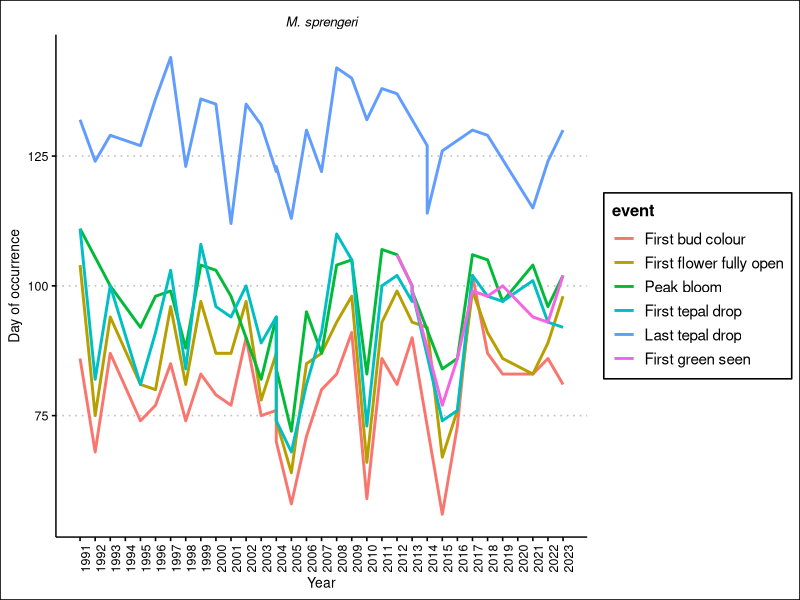
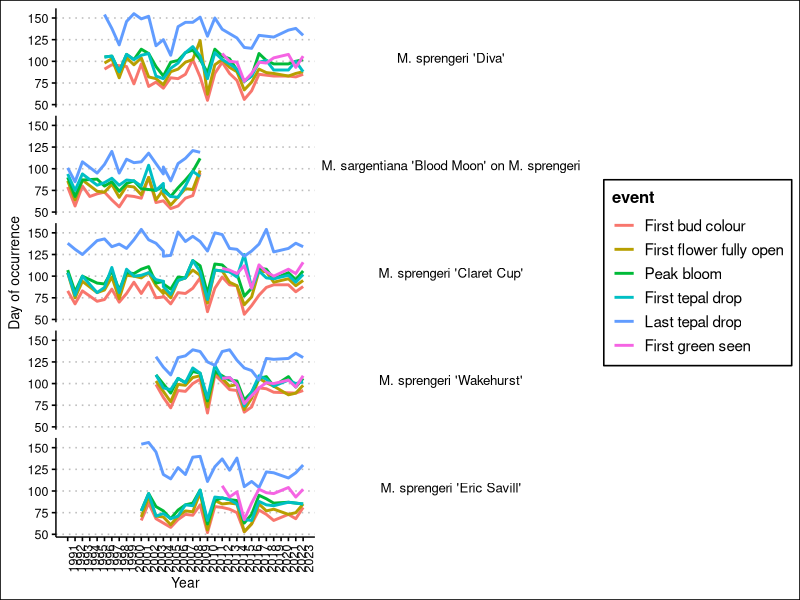
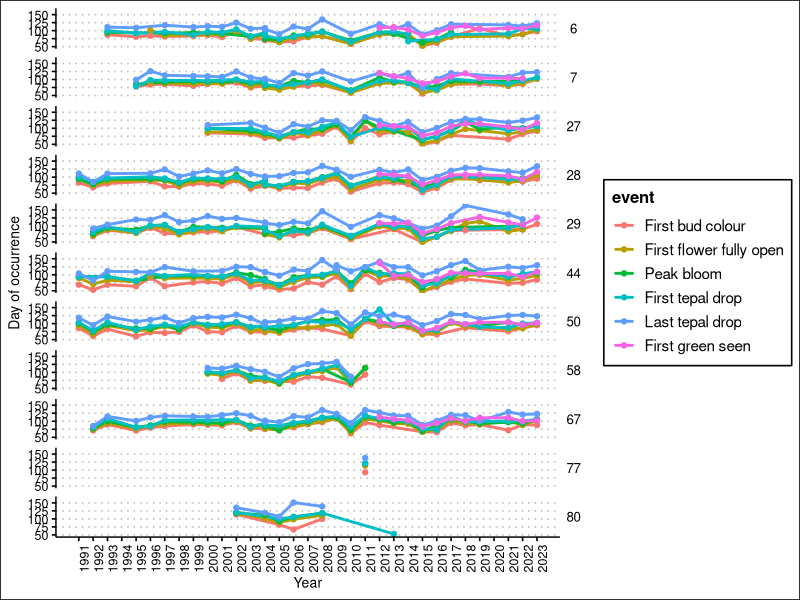
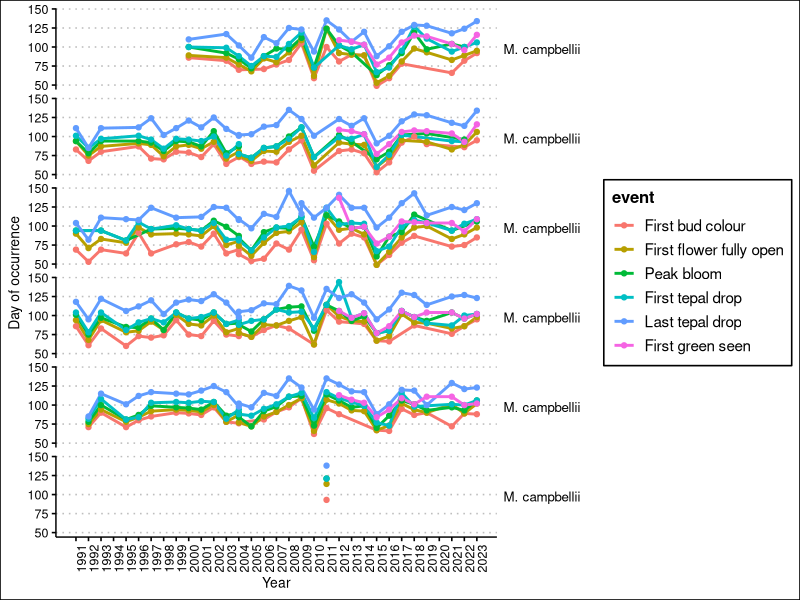
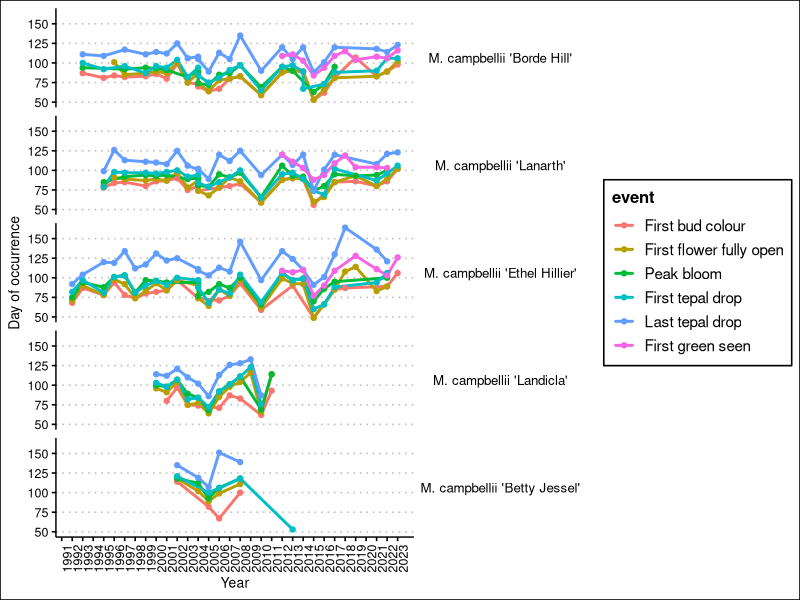
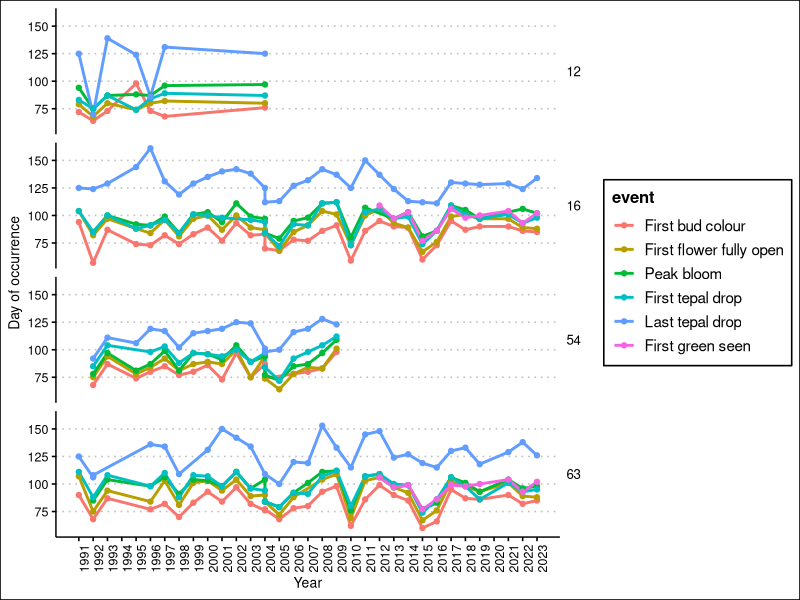
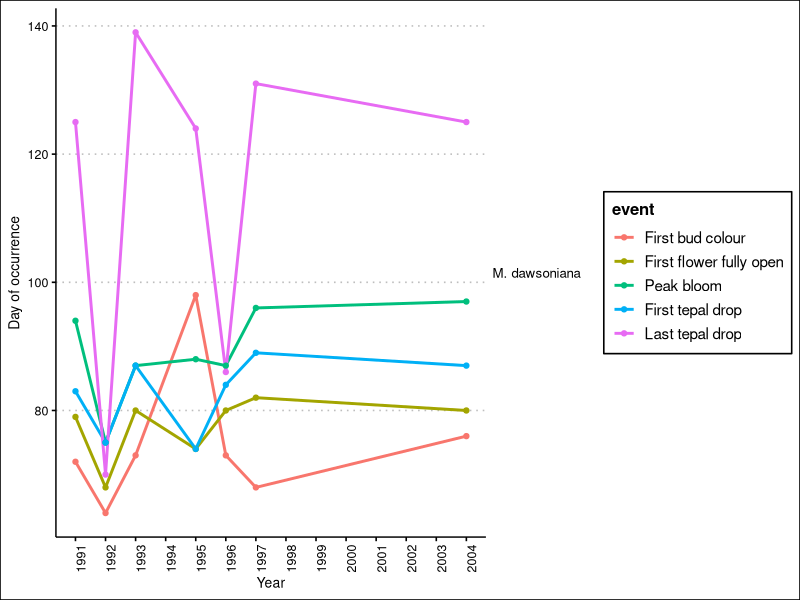
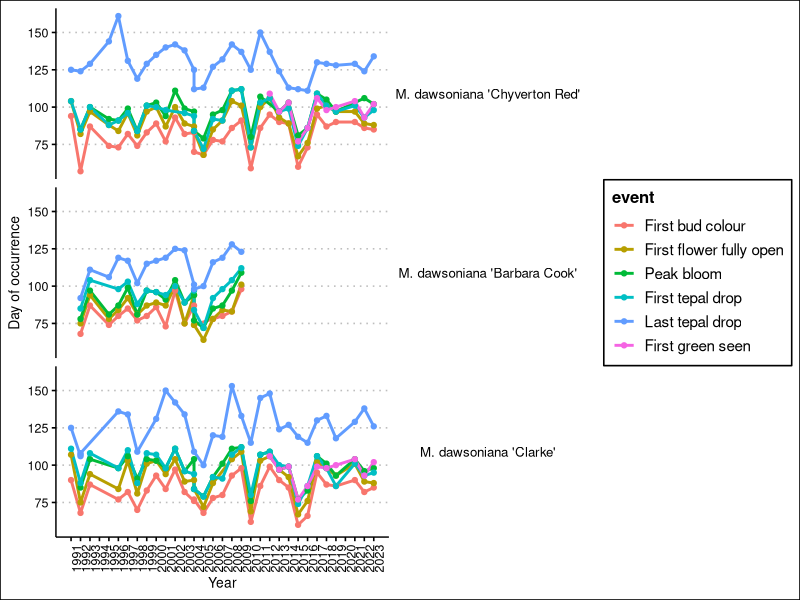

R code for these plots, in order:
# <><><><><><><><><><><><><><><><><><><><><><><><><><><><><><><><><><><><><><><>
#     Started by Justin
#     9 April 2024
# 
#     Magnolia phenology cleaner analysis
# 
# <><><><><><><><><><><><><><><><><><><><><><><><><><><><><><><><><><><><><><><>
rm(list = ls())
library(tidyverse)
library(reshape2)
library(lubridate)
library(ggthemes)
library(viridis)

# Starting with Adriana's new data from 2010 to 2023
# 2020 and 2024 not included
d2010 <- read_csv("analyses/input/data2010.csv")
d2011 <- read_csv("analyses/input/data2011.csv")
d2012 <- read_csv("analyses/input/data2012.csv")
d2013 <- read_csv("analyses/input/data2013.csv")
d2014 <- read_csv("analyses/input/data2014.csv")
d2015 <- read_csv("analyses/input/data2015.csv")
d2016 <- read_csv("analyses/input/data2016.csv")
d2017 <- read_csv("analyses/input/data2017.csv")
d2018 <- read_csv("analyses/input/data2018.csv")
d2019 <- read_csv("analyses/input/data2019.csv")
# d2020 <- read_csv("analyses/input/data2020.csv")
d2021 <- read_csv("analyses/input/data2021.csv")
d2022 <- read_csv("analyses/input/data2022.csv")
d2023 <- read_csv("analyses/input/data2023.csv")

# bind_rows() indicates different data classes between each dataset, so make long format first and make all of the dates character class first.

# # I tried doing this with lapply but I'm so confused so I'll just do each one manually
# dlist <- list(d2010,d2011,d2012,d2013,d2014,d2015,d2016,d2017,d2018,d2019,d2021,d2022,d2023)
# clist <- c("d2010","d2011","d2012","d2013","d2014","d2015","d2016","d2017","d2018","d2019","d2021","d2022","d2023")
# 
# colnames <- c("Refno","Location","Name","FBD","FFFO","PB","FTD","LTD","FGS","AccessNo","Stat2024","Comments")
# dlist2 <- lapply(dlist, function(x){x<-setNames(x, colnames)})
# dlist3 <- lapply(dlist2, function(x) x %>% mutate_all(as.character))
# dlist4 <- lapply(dlist3, function(x){melt(dlist3[[x]], id.vars=c("Refno","Location","Name","AccessNo","Status2024","Comments"),var = "event")})

# as.character()
convertcols <- c("First bud colour",
                 "First flower fully open",
                 "Peak bloom",
                 "First tepal drop",
                 "Last tepal drop",
                 "First green seen")
d2010[convertcols] <- lapply(d2010[convertcols], as.character)
d2011[convertcols] <- lapply(d2011[convertcols], as.character)
d2012[convertcols] <- lapply(d2012[convertcols], as.character)
d2013[convertcols] <- lapply(d2013[convertcols], as.character)
d2014[convertcols] <- lapply(d2014[convertcols], as.character)
d2015[convertcols] <- lapply(d2015[convertcols], as.character)
d2016[convertcols] <- lapply(d2016[convertcols], as.character)
d2017[convertcols] <- lapply(d2017[convertcols], as.character)
d2018[convertcols] <- lapply(d2018[convertcols], as.character)
d2019[convertcols] <- lapply(d2019[convertcols], as.character)
d2021[convertcols] <- lapply(d2021[convertcols], as.character)
d2022[convertcols] <- lapply(d2022[convertcols], as.character)
d2023[convertcols] <- lapply(d2023[convertcols], as.character)

# melting
d2010 <- melt(d2010, id.vars=c("Ref. No.","Location","Name","Accession Number","Status in 2024","Comments"),
              var = "event")
d2011 <- melt(d2011, id.vars=c("Ref. No.","Location","Name","Accession Number","Status in 2024","Comments"),
              var = "event")
d2012 <- melt(d2012, id.vars=c("Ref. No.","Location","Name","Accession Number","Status in 2024","Comments"),
              var = "event")
d2013 <- melt(d2013, id.vars=c("Ref. No.","Location","Name","Accession Number","Status in 2024","Comments"),
              var = "event")
d2014 <- melt(d2014, id.vars=c("Ref. No.","Location","Name","Accession Number","Status in 2024","Comments"),
              var = "event")
d2015 <- melt(d2015, id.vars=c("Ref. No.","Location","Name","Accession Number","Status in 2024","Comments"),
              var = "event")
d2016 <- melt(d2016, id.vars=c("Ref. No.","Location","Name","Accession Number","Status in 2024","Comments"),
              var = "event")
d2017 <- melt(d2017, id.vars=c("Ref. No.","Location","Name","Accession Number","Status in 2024","Comments"),
              var = "event")
d2018 <- melt(d2018, id.vars=c("Ref. No.","Location","Name","Accession Number","Status in 2024","Comments"),
              var = "event")
d2019 <- melt(d2019, id.vars=c("Ref. No.","Location","Name","Accession Number","Status in 2024","Comments"),
              var = "event")
d2021 <- melt(d2021, id.vars=c("Ref. No.","Location","Name","Accession Number","Status in 2024","Comments"),
              var = "event")
d2022 <- melt(d2022, id.vars=c("Ref. No.","Location","Name","Accession Number","Status in 2024","Comments"),
              var = "event")
d2023 <- melt(d2023, id.vars=c("Ref. No.","Location","Name","Accession Number","Status in 2024","Comments"),
              var = "event")

dlong <- bind_rows(d2010, d2011, d2012, d2013, d2014,
               d2015, d2016, d2017, d2018, d2019,
               d2021, d2022, d2023)
dlong %>% filter(value == "XX")
dlong$value[which(dlong$value == "XX")] <- "NA"

dlong$value <- as.Date(dlong$value, format = "%Y-%m-%d")
ddate <- dlong %>%
  mutate(DOY = yday(value)) %>%
  filter(!is.na(value)) %>%
  select(-5,-6) %>%
  mutate(year = year(value))

# <><><><><><><><><><><><><><><><><><><><><><><><><><><><><><><><><><><><><><><>
# Applying the same treatment to the earlier Magnolia data from before
# OBJECTS:
#     ddate: 2010 to 2023 magnolia data cleaned

dinit <- read_csv("analyses/input/Magnolia Phenology Study to 2013.csv")

dinit2 <- dinit %>%
  select(-1, -c(12:16))

# Copeland court has weird stuff that needs to be sorted out separately
dinit3 <- dinit2 %>%
  filter(Name != "M. sprengeri 'Copeland Court'")
copeland <- dinit2 %>%
  filter(Name == "M. sprengeri 'Copeland Court'")
dinit3 <- dinit3 %>%
  mutate("First green seen" = NA)
dinit3[convertcols] <- lapply(dinit3[convertcols], as.character)

# Making long
dinitlong <- dinit3 %>%
  melt(id.vars=c("Ref. No.","Location","Name","Accession Number","year"),
   var = "event")

# Formatting to date
dinitdate <- dinitlong %>%
  mutate(value = dmy(value))
dinitdate$year <- year(dinitdate$value)

# Adding DOY and clearing NAs
dinitdate <- dinitdate %>%
  mutate(DOY = yday(value)) %>%
  filter(!is.na(value))

# Working on Copeland court now
copeland <- copeland %>%
  mutate("First green seen" = NA)
copeland[convertcols] <- lapply(copeland[convertcols], as.character)

# Adds years to the dates
copeland$"First bud colour" <- paste(copeland$year, copeland$"First bud colour", sep = "/")
copeland$"First flower fully open" <- paste(copeland$year, copeland$"First flower fully open", sep = "/")
copeland$"Peak bloom" <- paste(copeland$year, copeland$"Peak bloom", sep = "/")
copeland$"First tepal drop" <- paste(copeland$year, copeland$"First tepal drop", sep = "/")
copeland$"Last tepal drop" <- paste(copeland$year, copeland$"Last tepal drop", sep = "/")

# Making long
copelandlong <- copeland %>%
  melt(id.vars=c("Ref. No.","Location","Name","year","Accession Number"),
       var = "event")  

# Formatting to date
copelandlong <- copelandlong %>%
  filter(!grepl("/NA",value))
copelandlong$value <- as.Date(copelandlong$value, format = "%Y/%d/%m")

# Adding DOY and clearing NAs
copelanddate <- copelandlong %>%
  mutate(DOY = yday(value)) %>%
  filter(!is.na(value))

dinitbind <- bind_rows(dinitdate,copelanddate)

allbind <- bind_rows(ddate,dinitbind)

# Adriana says the plant in A2 which was once Magnolia sprengeri 'Copeland Court' is now called M. sprengeri 'Diva' with accession number 1982-0954.03
allbind$Name[which(allbind$Name == "M. sprengeri 'Copeland Court'" & allbind$Location == "A2")] <- "M. sprengeri 'Diva'"
# Seems like it didn't really affect anything actually...

# We also need to combine names that are the same, i.e. M. sprengeri = Magnolia sprengeri
unique(allbind$Name)
allbind$Name <- gsub("Magnolia", "M.", allbind$Name)

# <><><><><><><><><><><><><><><><><><><><><><><><><><><><><><><><><><><><><><><>
# Time for some simple visualization

# diva <- allbind %>%
#   filter(grepl("1982-0954.03",`Accession Number`))
# diva2 <- allbind %>%
#   filter(grepl("Copeland",Name))

# Magnolia sprengeri and cultivars <><><><><><><><><><><><><><><><><><><><><><><
sprengeri <- allbind %>%
  filter(grepl("sprengeri",Name))

sprengeri_cult <- sprengeri %>%
  filter(grepl("'",Name))

sprengeri_spec <- sprengeri %>%
  filter(!grepl("'",Name))

# # Averaging by species?
# # Saving the stuff here in markdown for later
# sprengeravg <- sprengeri %>%
#   group_by(year) %>%
#   summarize(bud.colour.avg = mean("First bud colour"),
#             anthesis.avg = mean("First flower fully open"),
#             peak.avg = mean("Peak bloom"),
#             tepalfirst.avg = mean("First tepal drop"),
#             tepallast.avg = mean("Last tepal drop"))
# 
# sprenger.long <- sprengeravg %>%
#   reshape2::melt(id.vars = "year",
#                  var = "event") %>%
#   mutate(species = "M. sprengeri")  %>%
#   drop_na(year)

sprenger_spec_label <- c("22"="M. sprengeri")

sprengeri_spec %>% ggplot(aes(x = year,
                             y = DOY,
                             colour = event)) +
  geom_line(linewidth = 1) +
  labs(x = "Year",
       y = "Day of occurrence") +
  theme_clean() +
  facet_wrap(`Ref. No.` ~ ., labeller = as_labeller(sprenger_spec_label)) +
  scale_x_continuous(labels = c(1991:2023), breaks = c(1991:2023)) +
  theme(axis.text.x = element_text(angle = 90),
        strip.text.x = element_text(face = "italic"))

sprenger_cult_label <- c("2"="M. sprengeri 'Diva'",
                         "3"="M. sargentiana 'Blood Moon' on M. sprengeri",
                         "22"="M. sprengeri",
                         "34"="M. sprengeri 'Claret Cup'",
                         "53"="M. sprengeri 'Wakehurst'",
                         "78"="M. sprengeri 'Eric Savill'")

sprengeri_cult %>% ggplot(aes(x = year,
                              y = DOY,
                              colour = event)) +
  geom_line(linewidth = 1) +
  labs(x = "Year",
       y = "Day of occurrence") +
  theme_clean() +
  facet_grid(`Ref. No.` ~ .,labeller = as_labeller(sprenger_cult_label))+
  theme(strip.text.y.right = element_text(angle = 0)) +
  scale_x_continuous(labels = c(1991:2023), breaks = c(1991:2023)) +
  theme(axis.text.x = element_text(angle = 90),
        strip.text.x = element_text(face = "italic"))
# <><><><><><><><><><><><><><><><><><><><><><><><><><><><><><><><><><><><><><><>

# Magnolia campbellii and cultivars <><><><><><><><><><><><><><><><><><><><><><>
campbellii <- allbind %>%
  filter(grepl("campbellii",Name))

campbellii_cult <- campbellii %>%
  filter(grepl("'",Name))

campbellii_spec <-campbellii %>%
  filter(!grepl("'",Name))

# All M. campbellii
campbellii %>% ggplot(aes(x = year,
                             y = DOY,
                             colour = event)) +
  geom_line(linewidth = 1) +
  geom_point()+
  labs(x = "Year",
       y = "Day of occurrence") +
  theme_clean() +
  facet_grid(`Ref. No.` ~ .) +
  theme(strip.text.y.right = element_text(angle = 0)) +
  scale_x_continuous(labels = c(1991:2023), breaks = c(1991:2023)) +
  theme(axis.text.x = element_text(angle = 90),
        strip.text.x = element_text(face = "italic"))

campbell_spec_label <- c("27"="M. campbellii",
                      "28"="M. campbellii",
                      "44"="M. campbellii",
                      "50"="M. campbellii",
                      "67"="M. campbellii",
                      "77"="M. campbellii")

# All campbellii species individuals
campbellii_spec %>% ggplot(aes(x = year,
                          y = DOY,
                          colour = event)) +
  geom_line(linewidth = 1) +
  geom_point()+
  labs(x = "Year",
       y = "Day of occurrence") +
  theme_clean() +
  facet_grid(`Ref. No.` ~ .,labeller = as_labeller(campbell_spec_label)) +
  theme(strip.text.y.right = element_text(angle = 0)) +
  scale_x_continuous(labels = c(1991:2023), breaks = c(1991:2023)) +
  theme(axis.text.x = element_text(angle = 90),
        strip.text.x = element_text(face = "italic"))

campbell_cult_label <- c("6"="M. campbellii 'Borde Hill'",
                    "7"="M. campbellii 'Lanarth'",
                    "29"="M. campbellii 'Ethel Hillier'",
                    "58"="M. campbellii 'Landicla'",
                    "80"="M. campbellii 'Betty Jessel'")

# All campbellii cultivar individuals
campbellii_cult %>% ggplot(aes(x = year,
                          y = DOY,
                          colour = event)) +
  geom_line(linewidth = 1) +
  geom_point()+
  labs(x = "Year",
       y = "Day of occurrence") +
  theme_clean() +
  facet_grid(`Ref. No.` ~ .,labeller = as_labeller(campbell_cult_label)) +
  theme(strip.text.y.right = element_text(angle = 0)) +
  scale_x_continuous(labels = c(1991:2023), breaks = c(1991:2023)) +
  theme(axis.text.x = element_text(angle = 90),
        strip.text.x = element_text(face = "italic"))
# <><><><><><><><><><><><><><><><><><><><><><><><><><><><><><><><><><><><><><><>

# Magnolia dawsoniana and cultivars <><><><><><><><><><><><><><><><><><><><><><>
dawsoniana <- allbind %>%
  filter(grepl("dawsoniana",Name))

dawsoniana_cult <- dawsoniana %>%
  filter(grepl("'",Name))

dawsoniana_spec <- dawsoniana %>%
  filter(!grepl("'",Name))

# All M. campbellii
dawsoniana %>% ggplot(aes(x = year,
                          y = DOY,
                          colour = event)) +
  geom_line(linewidth = 1) +
  geom_point()+
  labs(x = "Year",
       y = "Day of occurrence") +
  theme_clean() +
  facet_grid(`Ref. No.` ~ .) +
  theme(strip.text.y.right = element_text(angle = 0)) +
  scale_x_continuous(labels = c(1991:2023), breaks = c(1991:2023)) +
  theme(axis.text.x = element_text(angle = 90),
        strip.text.x = element_text(face = "italic"))

dawson_spec_label <- c("12"="M. dawsoniana")

# All dawsoniana species individuals
dawsoniana_spec %>% ggplot(aes(x = year,
                               y = DOY,
                               colour = event)) +
  geom_line(linewidth = 1) +
  geom_point()+
  labs(x = "Year",
       y = "Day of occurrence") +
  theme_clean() +
  facet_grid(`Ref. No.` ~ .,labeller = as_labeller(dawson_spec_label)) +
  theme(strip.text.y.right = element_text(angle = 0)) +
  scale_x_continuous(labels = c(1991:2023), breaks = c(1991:2023)) +
  theme(axis.text.x = element_text(angle = 90),
        strip.text.x = element_text(face = "italic"))

dawson_cult_label <- c("16"="M. dawsoniana 'Chyverton Red'",
                  "54"="M. dawsoniana 'Barbara Cook'",
                  "63"="M. dawsoniana 'Clarke'")

# All dawsoniana cultivar individuals
dawsoniana_cult %>% ggplot(aes(x = year,
                               y = DOY,
                               colour = event)) +
  geom_line(linewidth = 1) +
  geom_point()+
  labs(x = "Year",
       y = "Day of occurrence") +
  theme_clean() +
  facet_grid(`Ref. No.` ~ .,labeller = as_labeller(dawson_cult_label )) +
  theme(strip.text.y.right = element_text(angle = 0)) +
  scale_x_continuous(labels = c(1991:2023), breaks = c(1991:2023)) +
  theme(axis.text.x = element_text(angle = 90),
        strip.text.x = element_text(face = "italic"))
# <><><><><><><><><><><><><><><><><><><><><><><><><><><><><><><><><><><><><><><>

# Magnolia misc species and cultivars <><><><><><><><><><><><><><><><><><><><><>
misc <- allbind %>%
  filter(!grepl("campbellii",Name)) %>%
  filter(!grepl("sprengeri",Name)) %>%
  filter(!grepl("dawsoniana",Name))

misc_cult <- misc %>%
  filter(grepl("'",Name))

misc_spec <- misc %>%
  filter(!grepl("'",Name))

misc %>% ggplot(aes(x = year,
                         y = DOY,
                         colour = event)) +
  geom_line(linewidth = 1) +
  geom_point()+
  labs(x = "Year",
       y = "Day of occurrence") +
  theme_clean() +
  facet_grid(`Ref. No.` ~ .) +
  theme(strip.text.y.right = element_text(angle = 0)) +
  scale_x_continuous(labels = c(1991:2023), breaks = c(1991:2023)) +
  theme(axis.text.x = element_text(angle = 90),
        strip.text.x = element_text(face = "italic"))

misc_spec %>% ggplot(aes(x = year,
                               y = DOY,
                               colour = event)) +
  geom_line(linewidth = 1) +
  geom_point()+
  labs(x = "Year",
       y = "Day of occurrence") +
  theme_clean() +
  facet_grid(`Ref. No.` ~ .) +
  theme(strip.text.y.right = element_text(angle = 0)) +
  scale_x_continuous(labels = c(1991:2023), breaks = c(1991:2023)) +
  theme(axis.text.x = element_text(angle = 90),
        strip.text.x = element_text(face = "italic"))

# ,labeller = as_labeller(dawson_spec_label)

misc_cult %>% ggplot(aes(x = year,
                         y = DOY,
                         colour = event)) +
  geom_line(linewidth = 1) +
  geom_point()+
  labs(x = "Year",
       y = "Day of occurrence") +
  theme_clean() +
  facet_grid(`Ref. No.` ~ .) +
  theme(strip.text.y.right = element_text(angle = 0)) +
  scale_x_continuous(labels = c(1991:2023), breaks = c(1991:2023)) +
  theme(axis.text.x = element_text(angle = 90),
        strip.text.x = element_text(face = "italic"))